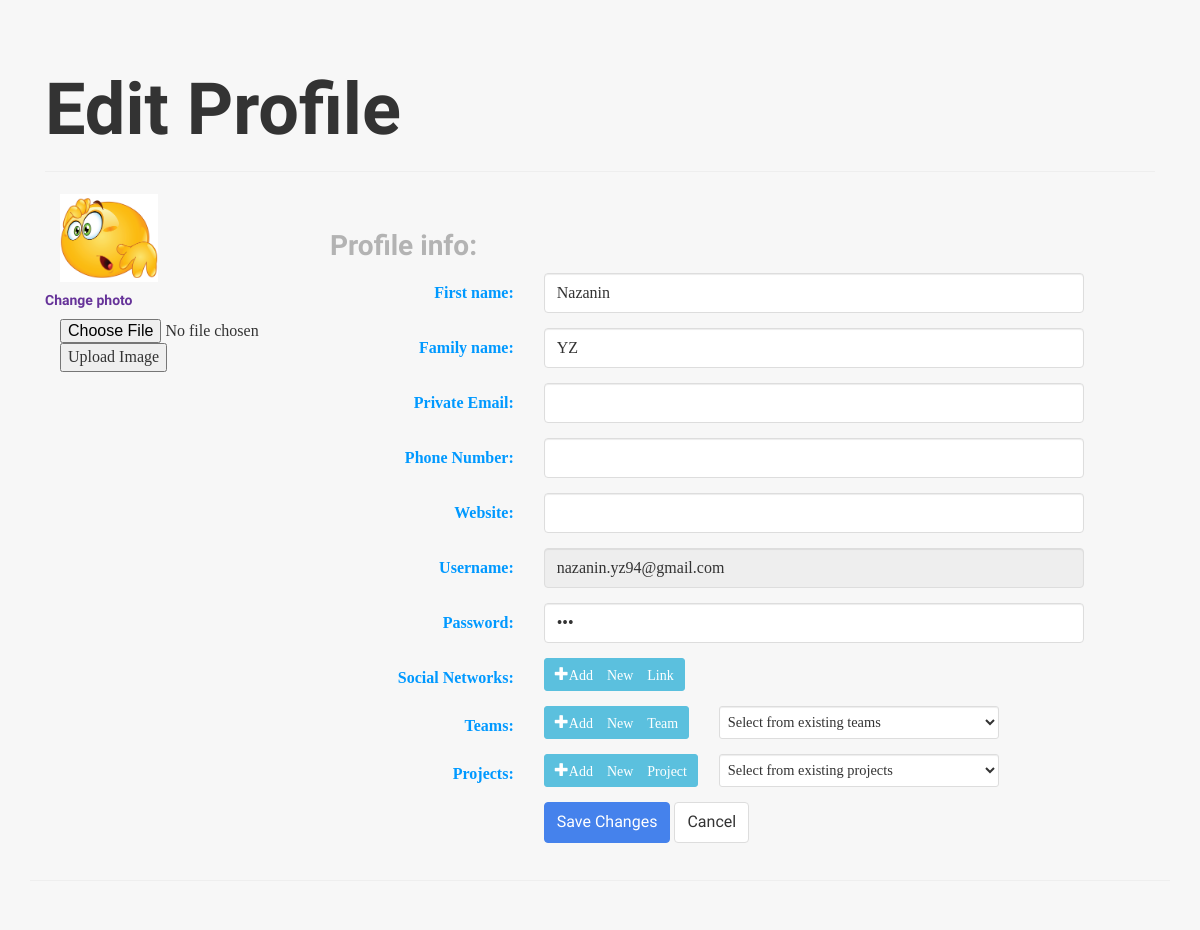
The page /edit.php (signed in) on the database as committed earlier.
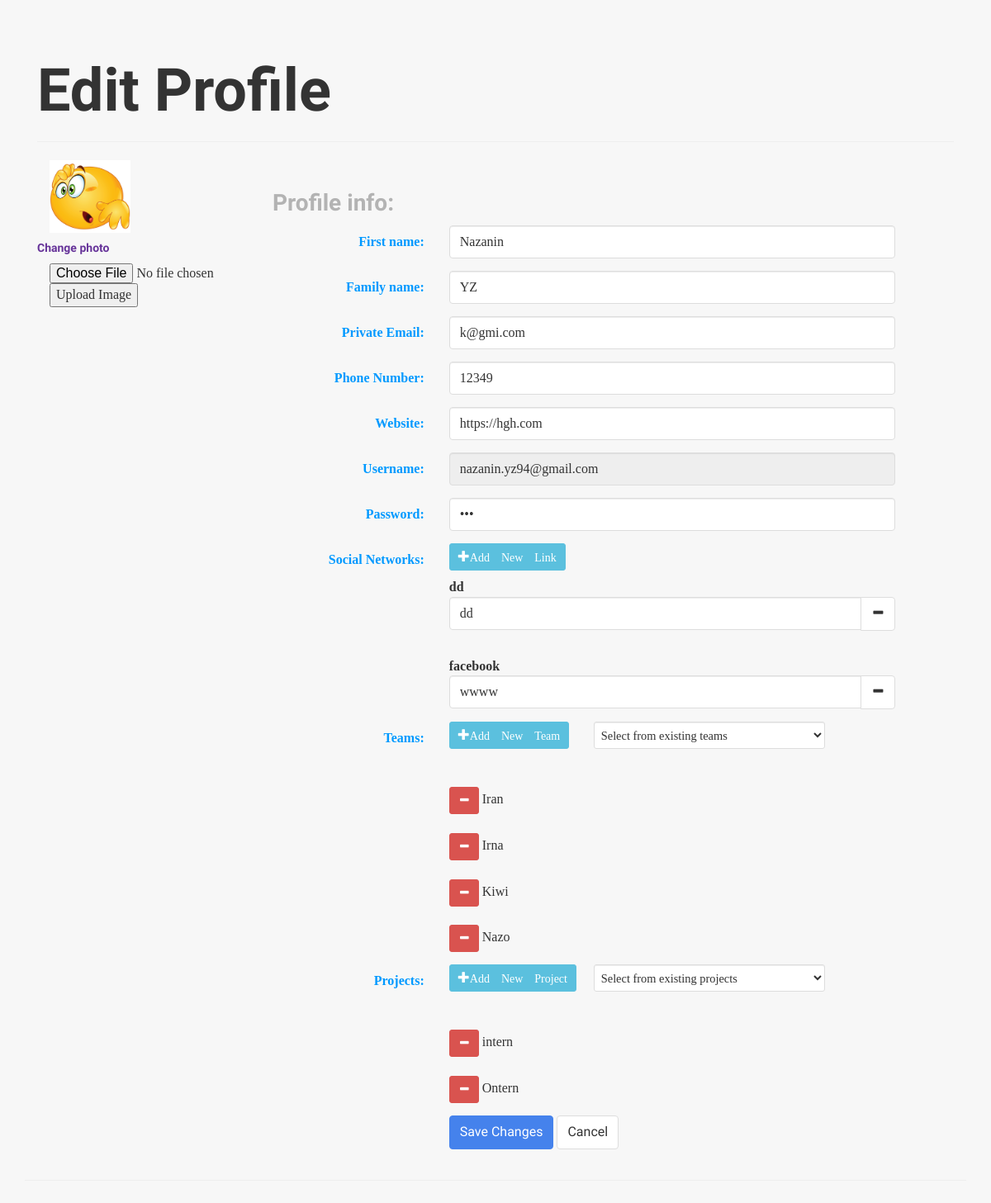
The same page on the database as committed later.
### tables this page shows
CREATE TABLE IF NOT EXISTS `Employee` (
  `Name` varchar(45) NOT NULL,
  `Family_Name` varchar(60) NOT NULL,
  `Private_Email` varchar(70) NOT NULL,
  `Phone_Number` varchar(20) NOT NULL,
  `User_Name` varchar(100) NOT NULL,
  `Password` varchar(20) NOT NULL,
  `Website` varchar(200) NOT NULL,
  `Token` varchar(1000) NOT NULL,
  `Photo` varchar(1000) NOT NULL
);

CREATE TABLE IF NOT EXISTS `Social_Network` (
  `Link` varchar(200) NOT NULL,
  `Name` varchar(200) NOT NULL,
  `UserID` varchar(200) NOT NULL
);

CREATE TABLE IF NOT EXISTS `Membership` (
  `Username` varchar(200) NOT NULL,
  `Team_Name` varchar(45) NOT NULL
);

CREATE TABLE IF NOT EXISTS `Develop` (
  `Project_Name` varchar(100) NOT NULL,
  `Username` varchar(100) NOT NULL
);

### DBHandler.php (called while the page is built, shortened)
<?php
class DBHandler
{
    public $dsn;
    public $username;
    public $password;
    public function __construct($dsn, $username = null, $password = null)
    {
        $this->dsn = $dsn;
        $this->username = $username;
        $this->password = $password;
    }
    private $_conn;
    public function connect()
    {
        try {
            $this->_conn = new PDO($this->dsn, $this->username, $this->password);
            $this->_conn->setAttribute(PDO::ATTR_ERRMODE, PDO::ERRMODE_EXCEPTION);
        } catch (PDOException $e) {
            echo "Connection failed: " . $e->getMessage();
        }
    }
    public function executeWithReturn($query, array $params = [])
    {
        try {
            $sth = $this->_conn->prepare($query, array(PDO::ATTR_CURSOR => PDO::CURSOR_FWDONLY));
            $sth->execute($params);
            return $sth->fetchAll();
        } catch (PDOException $e) {
            echo "Execute with return Error: " .$e->getMessage(). "</br>";
        }
    }
}

### edit.php (the view, shortened to what the changed rows need)
<?php
require 'DBHandler.php';
$servername='localhost';
$dbname='directory';
$dBUsername='root';
$dBPassword='';
$dbConn = new DBHandler("mysql:host=$servername;dbname=$dbname", $dBUsername, $dBPassword);
$dbConn->connect();
$command= "SELECT * from Employee where User_Name LIKE :username";
$params= array (":username" => $_SESSION['id']);
$result = $dbConn->executeWithReturn($command, $params);
foreach ($result as $res) {
}
$command= "SELECT * from Social_Network where userID LIKE :username";
$params= array (":username" => $_SESSION['id']);
$result2 = $dbConn->executeWithReturn($command, $params);
$command= "SELECT * from Membership where Username LIKE :userID";
$params= array (":userID" => $_SESSION['id']);
$teams = $dbConn->executeWithReturn($command, $params);
$command= "SELECT * from Develop where Username LIKE :userID";
$params= array (":userID" => $_SESSION['id']);
$projects = $dbConn->executeWithReturn($command, $params);
?>
<!DOCTYPE html>
<html>
<head>
<link rel="stylesheet" href="./css/bootstrap.min.css"/>
</head>
<body>
  <div class="jumbotron">
      <div class="container">
<div class="container">
    <h1>Edit Profile</h1>
  <div class="row">
      <div class="form-group" >
      <div class="col-md-3">
        <div class="col-xs-4 col-sm-5 col-md-6 col-lg-6 ">
          <img src=<?php echo $res['Photo']; ?> class="img-responsive" width='170px' height='170px' alt="Profile Photo">
          <form action="upload.php" method="post" enctype="multipart/form-data">
          <div class="row">
          </div>
        <input type="file" name="fileToUpload" id="fileToUpload">
        <input type="submit" value="Upload Image" name="submit">
      </form>
        </div>
      </div>
      </div>
      <div class="col-md-9 col-sm-10 col-xs-10 personal-info">
        <form class="form-horizontal" role="form"
         action="manipulate.php" >
          <div class="form-group">
            <div class="col-lg-8">
              <input name="name" class="form-control" type="text" value=<?php echo $res['Name']; ?> >
            </div>
          </div>
          <div class="form-group">
            <div class="col-lg-8">
              <input name="family" class="form-control" type="text" value=<?php echo $res['Family_Name']; ?> >
            </div>
          </div>
          <div class="form-group">
            <div class="col-lg-8">
              <input name="email" class="form-control" type="email" value=<?php echo $res['Private_Email']; ?> >
            </div>
          </div>
          <div class="form-group">
            <div class="col-lg-8">
              <input name="phone" class="form-control" type="number" value=<?php echo $res['Phone_Number']; ?> >
            </div>
          </div>
          <div class="form-group">
            <div class="col-lg-8">
              <input name="web" class="form-control" type="url" value=<?php echo $res['Website']; ?> >
            </div>
          </div>
          <div class="form-group">
            <div class="col-lg-8">
              <input name="usernamedis" class="form-control" type="text" value="<?php echo $res['User_Name']; ?>" disabled>
            </div>
          </div>
          <div class="form-group">
            <div class="col-lg-8">
              <input name="pass" class="form-control" type="password" value=<?php echo $res['Password']; ?> >
            </div>
          </div>
          <div class="form-group">
            <div class="col-lg-8">
              <button type="submit" class="btn btn-info btn-sm btn-responsive" name="addHere" >
                    <span class="glyphicon glyphicon-plus">Add New Link</span>
                  </button>
            <?php $count=0;
            foreach ($result2 as $res2) {
                echo "<br>"."<label class=\" control-label\">".$res2['Name']."</label>".
                "<div class=\"input-group \">".
                "<input name=\"social".$count."\" class=\"form-control\" type=\"text\" value=".$res2['Link'].">".
                "<input type=\"hidden\" name=table".$count." value=".htmlentities(serialize($res2)).">".
                "<span class=\"input-group-btn \">".
                "<button name=\"remove".$count.
                "\" class= \"btn btn-default btn-mini\" type = \"submit\" onclick=\"return confirm".
                "('Are you sure you want to remove this link?')\" >".
                "<span class=\"glyphicon glyphicon-minus\"></span>"."</button></span>".
                "</div>";
                $count= $count+1;
            }
                ?>
            </div>
          </div>
          <div class="form-group">
            <div class="col-lg-8">
              <div class="row">
                <div class="col-lg-2 col-md-3 col-sm-4 col-xs-2">
                </div>
                <div class="col-xs-offset-6 col-sm-offset-1 col-md-offset-4 col-lg-offset-4">
                </div>
              </div>
                <?php $countT=0;
                foreach ($teams as $team) {
                    echo "<br><br>".
                    "<button type = \"submit\" name=\"removeT".$countT.
                    "\" class= \"btn btn-danger btn-sm btn-responsive\" onclick=\"return confirm".
                    "('Are you sure you want to remove this team?')\" >".
                    "<span class=\"glyphicon glyphicon-minus\"></span>"."</button>".
                    "<span style=\"ont-size: 100pt\">"."    ".$team['Team_Name']."</span>".
                    "<input type=\"hidden\" name=tableT".$countT." value=".htmlentities(serialize($team)).">";
                    $countT= $countT+1;
                }
                        ?>
            </div>
          </div>
          <div class="form-group">
            <div class="col-lg-8">
              <div class="row">
                <div class="col-lg-2 col-md-3 col-sm-4 col-xs-2">
                </div >
                <div class="col-xs-offset-6 col-sm-offset-1 col-md-offset-4 col-lg-offset-4">
                  </div>
            </div>
            <?php $countP=0;
            foreach ($projects as $project) {
                echo "<br><br>".
                "<button type = \"submit\" name=\"removeP".$countP.
                "\" class= \"btn btn-danger btn-sm btn-responsive\" onclick=\"return confirm".
                "('Are you sure you want to remove this project?')\" >".
                "<span class=\"glyphicon glyphicon-minus\"></span>"."</button>".
                "<span class=\" control-label\">"."  ".$project['Project_Name']."</span>".
                "<input type=\"hidden\" name=tableP".$countP." value=".htmlentities(serialize($project)).">";
                $countP= $countP+1;
            }
                    ?>
            </div>
          </div>
        </form>
      </div>
  </div>
</div>
      </div>
    </div>
 </body>
 </html>

Rows that differ between the two databases and show on the page:
changed employee "Nazanin": email (not shown) → "k@gmi.com"; phone (not shown) → "12349"; web (not shown) → "https://hgh.com"
added social_network: Name "dd", Link "dd"
added social_network: Name "facebook", Link "wwww"
added membership: Team_Name "Iran"
added membership: Team_Name "Irna"
added membership: Team_Name "Kiwi"
added membership: Team_Name "Nazo"
added develop: Project_Name "intern"
added develop: Project_Name "Ontern"
